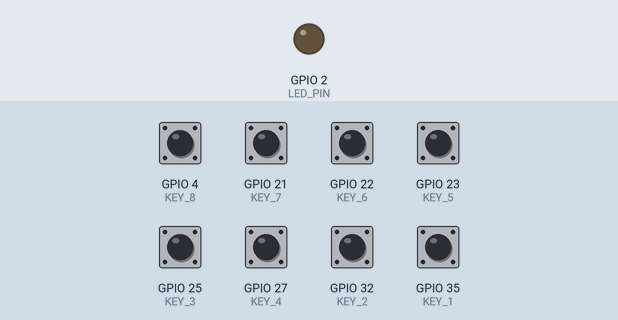
This program was run on a simulated ESP32. Parts: output pins drawn as LEDs (lit = HIGH). Dashed ring = blinking. The test bench sets the inputs (shaded band); at power-on: GPIO 4 (KEY_8), GPIO 21 (KEY_7), GPIO 22 (KEY_6), GPIO 23 (KEY_5), GPIO 25 (KEY_3), GPIO 27 (KEY_4), GPIO 32 (KEY_2), GPIO 35 (KEY_1) LOW. WiFi joins after 1.5 s; servers stay silent unless stated; what the program prints to the serial monitor is not drawn.

Above: at 0.1 s.
At 2.7 s:
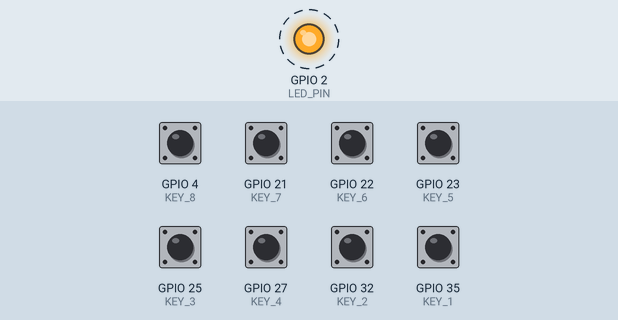
2.8 s: GPIO 4 (KEY_8) pulled HIGH for 1.2 s
Timing chart, 0 to 12.0 s (numbered marks = the images above; inputs shaded):
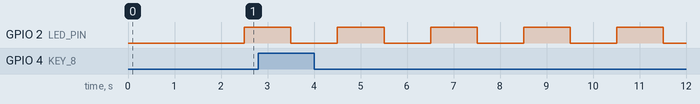

The program:

main.cpp
```cpp
#include <Arduino.h>
#include <WiFi.h>
#include <WiFiUdp.h>

#define LED_PIN 2

#define KEY_1 35
#define KEY_2 32
#define KEY_3 25
#define KEY_4 27
#define KEY_5 23
#define KEY_6 22
#define KEY_7 21
#define KEY_8 4

//	WiFi的初始化和连接
#define WIFI_SSID "wifiwifi"
#define WIFI_PASSWORD "qweqweqwe"
bool wifi_connected = false;

// UDP类
WiFiUDP udp_Data;
const int udpPort_data = 8888;
IPAddress remoteIp(WiFi.localIP()); //远端地址初始化，Connect()以后更新

// 上一拍按键值
uint8_t previous_key_state;

void WiFi_Connect()
{
  Serial.println("Start Wifi Connecting.");
	WiFi.begin(WIFI_SSID,WIFI_PASSWORD);
	while (WiFi.status() != WL_CONNECTED)
	{ //这里是阻塞程序，直到连接成功
		delay(300);
		Serial.print(".");
	}
  Serial.print("Start Wifi Connected at: ");
  Serial.println(WiFi.localIP());
  //远端地址
  remoteIp = WiFi.localIP();
  remoteIp[3] = 190;
  Serial.print("Remote IP: ");
  Serial.println(remoteIp);
}

void Wifi_connected(WiFiEvent_t event, WiFiEventInfo_t info) {
  wifi_connected = true;
  udp_Data.begin(WiFi.localIP(),udpPort_data);
  Serial.println("Successfully connected to Access Point");
}

void Wifi_disconnected(WiFiEvent_t event, WiFiEventInfo_t info) {
  wifi_connected = false;
  Serial.println("Disconnected from WIFI access point");
  Serial.print("WiFi lost connection. Reason: ");
  //Serial.println(info.disconnected.reason);
  Serial.println("Reconnecting...");
  WiFi.begin(WIFI_SSID, WIFI_PASSWORD);
}

void setup() {
  // put your setup code here, to run once:
  Serial.begin(115200);
  pinMode(LED_PIN, OUTPUT);

  //注册WiFi断开连接事件
  WiFi.onEvent(Wifi_disconnected, arduino_event_id_t::ARDUINO_EVENT_WIFI_STA_DISCONNECTED);
  //WiFi连接事件注册
  WiFi.onEvent(Wifi_connected, arduino_event_id_t::ARDUINO_EVENT_WIFI_STA_CONNECTED);
  //连接WiFi
  WiFi_Connect();
  udp_Data.begin(WiFi.localIP(),udpPort_data);

  //按键输入初始化
  pinMode(KEY_1, INPUT_PULLDOWN);
  pinMode(KEY_2, INPUT_PULLDOWN);
  pinMode(KEY_3, INPUT_PULLDOWN);
  pinMode(KEY_4, INPUT_PULLDOWN);
  pinMode(KEY_5, INPUT_PULLDOWN);
  pinMode(KEY_6, INPUT_PULLDOWN);
  pinMode(KEY_7, INPUT_PULLDOWN);
  pinMode(KEY_8, INPUT_PULLDOWN);

  previous_key_state = 0;
}

void loop() {
  // put your main code here, to run repeatedly:
  uint8_t input_state = 0;
  input_state = digitalRead(KEY_1)<<7 |
                digitalRead(KEY_2)<<6 |
                digitalRead(KEY_3)<<5 |
                digitalRead(KEY_4)<<4 |
                digitalRead(KEY_5)<<3 |
                digitalRead(KEY_6)<<2 |
                digitalRead(KEY_7)<<1 |
                digitalRead(KEY_8);

  if(input_state!=previous_key_state)
  {
    previous_key_state = input_state;

    udp_Data.beginPacket(remoteIp, udpPort_data);
    uint8_t data = (unsigned char)('2');
    udp_Data.write(&data, 1);
    udp_Data.endPacket();

    Serial.print("input state: 8'b");
    Serial.println(input_state, BIN);

    Serial.print("Send Data: ");
    Serial.println(data);
  }
  if(wifi_connected==false)  delay(100);
  else delay(1000);
  digitalWrite(LED_PIN,1-digitalRead(LED_PIN));
}
```

Measured:
- by itself, GPIO 2 (LED_PIN): alternates HIGH for 1.0 s and LOW for 1.0 s
